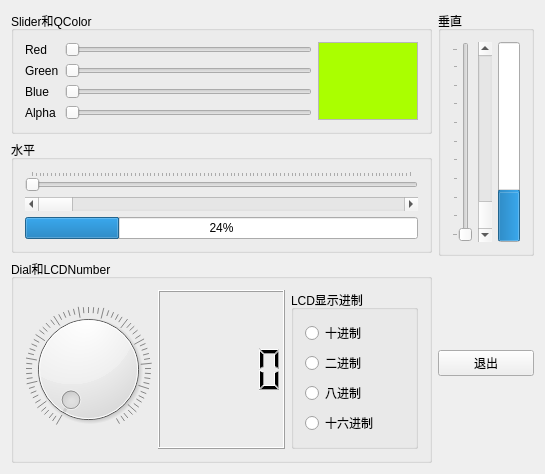
<?xml version="1.0" encoding="UTF-8"?>
<ui version="4.0">
 <class>sample_4_4Class</class>
 <widget class="QWidget" name="sample_4_4Class">
  <property name="geometry">
   <rect>
    <x>0</x>
    <y>0</y>
    <width>545</width>
    <height>424</height>
   </rect>
  </property>
  <property name="windowTitle">
   <string>sample_4_4</string>
  </property>
  <layout class="QGridLayout" name="gridLayout_2">
   <item row="0" column="0">
    <layout class="QGridLayout" name="gridLayout_3">
     <item row="0" column="0">
      <widget class="QGroupBox" name="groupBox">
       <property name="title">
        <string>Slider和QColor</string>
       </property>
       <layout class="QGridLayout" name="gridLayout">
        <item row="0" column="0">
         <widget class="QLabel" name="label">
          <property name="maximumSize">
           <size>
            <width>100</width>
            <height>16777215</height>
           </size>
          </property>
          <property name="text">
           <string>Red</string>
          </property>
         </widget>
        </item>
        <item row="0" column="1">
         <widget class="QSlider" name="sliderRed">
          <property name="maximum">
           <number>255</number>
          </property>
          <property name="orientation">
           <enum>Qt::Horizontal</enum>
          </property>
         </widget>
        </item>
        <item row="0" column="2" rowspan="4">
         <widget class="QTextEdit" name="editColor">
          <property name="maximumSize">
           <size>
            <width>100</width>
            <height>16777215</height>
           </size>
          </property>
          <property name="palette">
           <palette>
            <active>
             <colorrole role="Base">
              <brush brushstyle="SolidPattern">
               <color alpha="255">
                <red>170</red>
                <green>255</green>
                <blue>0</blue>
               </color>
              </brush>
             </colorrole>
            </active>
            <inactive>
             <colorrole role="Base">
              <brush brushstyle="SolidPattern">
               <color alpha="255">
                <red>170</red>
                <green>255</green>
                <blue>0</blue>
               </color>
              </brush>
             </colorrole>
            </inactive>
            <disabled>
             <colorrole role="Base">
              <brush brushstyle="SolidPattern">
               <color alpha="255">
                <red>240</red>
                <green>240</green>
                <blue>240</blue>
               </color>
              </brush>
             </colorrole>
            </disabled>
           </palette>
          </property>
         </widget>
        </item>
        <item row="1" column="0">
         <widget class="QLabel" name="label_2">
          <property name="text">
           <string>Green</string>
          </property>
         </widget>
        </item>
        <item row="1" column="1">
         <widget class="QSlider" name="sliderGreen">
          <property name="maximum">
           <number>255</number>
          </property>
          <property name="orientation">
           <enum>Qt::Horizontal</enum>
          </property>
         </widget>
        </item>
        <item row="2" column="0">
         <widget class="QLabel" name="label_3">
          <property name="text">
           <string>Blue</string>
          </property>
         </widget>
        </item>
        <item row="2" column="1">
         <widget class="QSlider" name="sliderBlue">
          <property name="maximum">
           <number>255</number>
          </property>
          <property name="orientation">
           <enum>Qt::Horizontal</enum>
          </property>
         </widget>
        </item>
        <item row="3" column="0">
         <widget class="QLabel" name="label_4">
          <property name="text">
           <string>Alpha</string>
          </property>
         </widget>
        </item>
        <item row="3" column="1">
         <widget class="QSlider" name="sliderAlpha">
          <property name="maximum">
           <number>255</number>
          </property>
          <property name="orientation">
           <enum>Qt::Horizontal</enum>
          </property>
         </widget>
        </item>
       </layout>
      </widget>
     </item>
     <item row="1" column="0">
      <widget class="QGroupBox" name="groupBox_2">
       <property name="title">
        <string>水平</string>
       </property>
       <layout class="QVBoxLayout" name="verticalLayout">
        <item>
         <widget class="QSlider" name="sliderH">
          <property name="orientation">
           <enum>Qt::Horizontal</enum>
          </property>
          <property name="tickPosition">
           <enum>QSlider::TicksAbove</enum>
          </property>
         </widget>
        </item>
        <item>
         <widget class="QScrollBar" name="scrollH">
          <property name="orientation">
           <enum>Qt::Horizontal</enum>
          </property>
         </widget>
        </item>
        <item>
         <widget class="QProgressBar" name="progressH">
          <property name="value">
           <number>24</number>
          </property>
         </widget>
        </item>
       </layout>
      </widget>
     </item>
     <item row="2" column="0">
      <widget class="QGroupBox" name="groupBox_4">
       <property name="title">
        <string>Dial和LCDNumber</string>
       </property>
       <layout class="QHBoxLayout" name="horizontalLayout_2">
        <item>
         <widget class="QDial" name="dial">
          <property name="maximum">
           <number>255</number>
          </property>
          <property name="wrapping">
           <bool>false</bool>
          </property>
          <property name="notchesVisible">
           <bool>true</bool>
          </property>
         </widget>
        </item>
        <item>
         <widget class="QLCDNumber" name="lcdNumber">
          <property name="digitCount">
           <number>5</number>
          </property>
         </widget>
        </item>
        <item>
         <widget class="QGroupBox" name="groupBox_5">
          <property name="title">
           <string>LCD显示进制</string>
          </property>
          <layout class="QVBoxLayout" name="verticalLayout_2">
           <item>
            <widget class="QRadioButton" name="radioDec">
             <property name="text">
              <string>十进制</string>
             </property>
            </widget>
           </item>
           <item>
            <widget class="QRadioButton" name="radioBin">
             <property name="text">
              <string>二进制</string>
             </property>
            </widget>
           </item>
           <item>
            <widget class="QRadioButton" name="radioOct">
             <property name="text">
              <string>八进制</string>
             </property>
            </widget>
           </item>
           <item>
            <widget class="QRadioButton" name="radioHex">
             <property name="text">
              <string>十六进制</string>
             </property>
            </widget>
           </item>
          </layout>
         </widget>
        </item>
       </layout>
      </widget>
     </item>
    </layout>
   </item>
   <item row="0" column="1">
    <layout class="QVBoxLayout" name="verticalLayout_4">
     <item>
      <widget class="QGroupBox" name="groupBox_3">
       <property name="title">
        <string>垂直</string>
       </property>
       <layout class="QGridLayout" name="gridLayout_4">
        <item row="0" column="0">
         <widget class="QSlider" name="sliderV">
          <property name="minimumSize">
           <size>
            <width>0</width>
            <height>200</height>
           </size>
          </property>
          <property name="orientation">
           <enum>Qt::Vertical</enum>
          </property>
          <property name="tickPosition">
           <enum>QSlider::TicksAbove</enum>
          </property>
         </widget>
        </item>
        <item row="0" column="1">
         <widget class="QScrollBar" name="scrollV">
          <property name="sliderPosition">
           <number>0</number>
          </property>
          <property name="tracking">
           <bool>true</bool>
          </property>
          <property name="orientation">
           <enum>Qt::Vertical</enum>
          </property>
          <property name="invertedAppearance">
           <bool>true</bool>
          </property>
         </widget>
        </item>
        <item row="0" column="2">
         <widget class="QProgressBar" name="progressV">
          <property name="layoutDirection">
           <enum>Qt::LeftToRight</enum>
          </property>
          <property name="value">
           <number>24</number>
          </property>
          <property name="alignment">
           <set>Qt::AlignLeading|Qt::AlignLeft|Qt::AlignVCenter</set>
          </property>
          <property name="orientation">
           <enum>Qt::Vertical</enum>
          </property>
          <property name="invertedAppearance">
           <bool>false</bool>
          </property>
          <property name="textDirection">
           <enum>QProgressBar::TopToBottom</enum>
          </property>
         </widget>
        </item>
       </layout>
      </widget>
     </item>
     <item>
      <spacer name="verticalSpacer_3">
       <property name="orientation">
        <enum>Qt::Vertical</enum>
       </property>
       <property name="sizeHint" stdset="0">
        <size>
         <width>20</width>
         <height>40</height>
        </size>
       </property>
      </spacer>
     </item>
     <item>
      <widget class="QPushButton" name="btnClose">
       <property name="text">
        <string>退出</string>
       </property>
       <property name="icon">
        <iconset resource="sample_4_4.qrc">
         <normaloff>:/images/images/wsl.ico</normaloff>:/images/images/wsl.ico</iconset>
       </property>
      </widget>
     </item>
     <item>
      <spacer name="verticalSpacer_4">
       <property name="orientation">
        <enum>Qt::Vertical</enum>
       </property>
       <property name="sizeHint" stdset="0">
        <size>
         <width>20</width>
         <height>40</height>
        </size>
       </property>
      </spacer>
     </item>
    </layout>
   </item>
  </layout>
 </widget>
 <layoutdefault spacing="6" margin="11"/>
 <resources>
  <include location="sample_4_4.qrc"/>
 </resources>
 <connections>
  <connection>
   <sender>btnClose</sender>
   <signal>clicked()</signal>
   <receiver>sample_4_4Class</receiver>
   <slot>close()</slot>
   <hints>
    <hint type="sourcelabel">
     <x>489</x>
     <y>328</y>
    </hint>
    <hint type="destinationlabel">
     <x>272</x>
     <y>209</y>
    </hint>
   </hints>
  </connection>
  <connection>
   <sender>sliderH</sender>
   <signal>valueChanged(int)</signal>
   <receiver>scrollH</receiver>
   <slot>setValue(int)</slot>
   <hints>
    <hint type="sourcelabel">
     <x>220</x>
     <y>189</y>
    </hint>
    <hint type="destinationlabel">
     <x>220</x>
     <y>217</y>
    </hint>
   </hints>
  </connection>
  <connection>
   <sender>sliderH</sender>
   <signal>valueChanged(int)</signal>
   <receiver>progressH</receiver>
   <slot>setValue(int)</slot>
   <hints>
    <hint type="sourcelabel">
     <x>220</x>
     <y>189</y>
    </hint>
    <hint type="destinationlabel">
     <x>220</x>
     <y>241</y>
    </hint>
   </hints>
  </connection>
  <connection>
   <sender>sliderV</sender>
   <signal>valueChanged(int)</signal>
   <receiver>scrollV</receiver>
   <slot>setValue(int)</slot>
   <hints>
    <hint type="sourcelabel">
     <x>462</x>
     <y>131</y>
    </hint>
    <hint type="destinationlabel">
     <x>490</x>
     <y>131</y>
    </hint>
   </hints>
  </connection>
  <connection>
   <sender>sliderV</sender>
   <signal>valueChanged(int)</signal>
   <receiver>progressV</receiver>
   <slot>setValue(int)</slot>
   <hints>
    <hint type="sourcelabel">
     <x>462</x>
     <y>131</y>
    </hint>
    <hint type="destinationlabel">
     <x>514</x>
     <y>131</y>
    </hint>
   </hints>
  </connection>
  <connection>
   <sender>dial</sender>
   <signal>valueChanged(int)</signal>
   <receiver>lcdNumber</receiver>
   <slot>display(int)</slot>
   <hints>
    <hint type="sourcelabel">
     <x>84</x>
     <y>346</y>
    </hint>
    <hint type="destinationlabel">
     <x>220</x>
     <y>346</y>
    </hint>
   </hints>
  </connection>
  <connection>
   <sender>radioDec</sender>
   <signal>clicked()</signal>
   <receiver>lcdNumber</receiver>
   <slot>setDecMode()</slot>
   <hints>
    <hint type="sourcelabel">
     <x>355</x>
     <y>319</y>
    </hint>
    <hint type="destinationlabel">
     <x>220</x>
     <y>346</y>
    </hint>
   </hints>
  </connection>
  <connection>
   <sender>radioHex</sender>
   <signal>clicked()</signal>
   <receiver>lcdNumber</receiver>
   <slot>setHexMode()</slot>
   <hints>
    <hint type="sourcelabel">
     <x>355</x>
     <y>385</y>
    </hint>
    <hint type="destinationlabel">
     <x>220</x>
     <y>346</y>
    </hint>
   </hints>
  </connection>
  <connection>
   <sender>radioBin</sender>
   <signal>clicked()</signal>
   <receiver>lcdNumber</receiver>
   <slot>setBinMode()</slot>
   <hints>
    <hint type="sourcelabel">
     <x>355</x>
     <y>341</y>
    </hint>
    <hint type="destinationlabel">
     <x>220</x>
     <y>346</y>
    </hint>
   </hints>
  </connection>
  <connection>
   <sender>radioOct</sender>
   <signal>clicked()</signal>
   <receiver>lcdNumber</receiver>
   <slot>setOctMode()</slot>
   <hints>
    <hint type="sourcelabel">
     <x>355</x>
     <y>363</y>
    </hint>
    <hint type="destinationlabel">
     <x>220</x>
     <y>346</y>
    </hint>
   </hints>
  </connection>
 </connections>
</ui>
